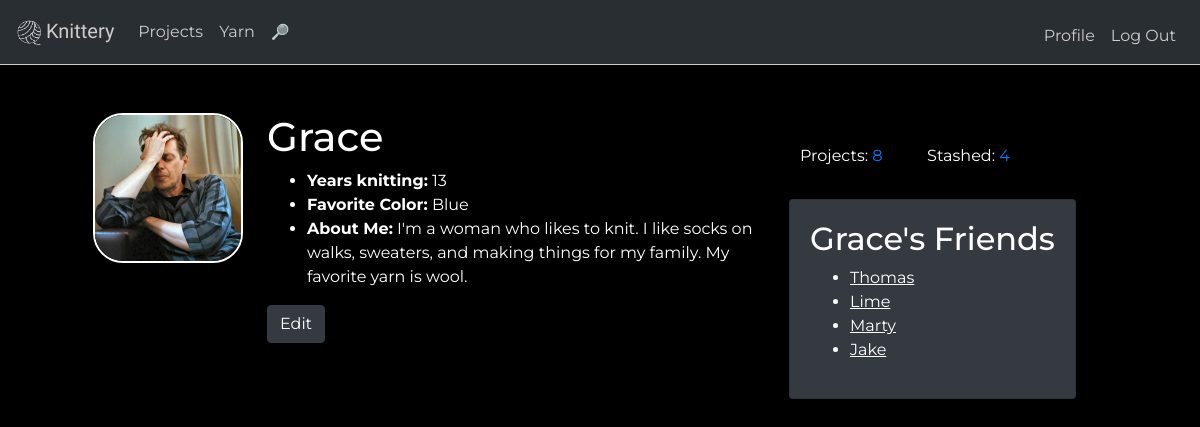
Page /profile/Grace (signed in) on the committed database.
### tables this page shows
CREATE TABLE "users" (
	"id"	integer NOT NULL,
	"name"	text,
	"about_me"	text,
	"years_knitting"	integer,
	"favorite_color"	text,
	"password"	text,
	"pic"	text NOT NULL DEFAULT '/static/profilepics/default.png',
	"hash"	TEXT,
	PRIMARY KEY("id" AUTOINCREMENT)
);

### application.py (the view, shortened to what this page needs)
@app.route("/profile/<user>")
def profileget(user):
    profile = db.execute("SELECT * FROM users WHERE name = :name",
    name=user)
    currentuser_id=getId(session["user"])
    profile_id=getId(user)
    print(profile_id)
    friends_id = db.execute("SELECT friendee FROM friends WHERE friender = :profile_id",
    profile_id=profile_id)
    print(friends_id)
    friends=[]
    fn = 0
    for entry in friends_id:
        friendo = db.execute("SELECT name FROM users WHERE users.id = :friends_id",
        friends_id=friends_id[fn]["friendee"])
        frien = friendo[0]["name"]
        friends.append(frien)
        fn += 1
    print(friends)
    projects = db.execute("SELECT * FROM projects WHERE user_id = :user_id", user_id=profile_id)
    stashed = db.execute("SELECT * FROM yarn WHERE user_id = :user_id GROUP BY name", user_id=profile_id)
    nprojects = len(projects)
    nstashed = len(stashed)
    isfriend = False
    return render_template("profile.html", profile=profile, friends=friends, isfriend=isfriend, nprojects=nprojects, nstashed=nstashed)

### application.py (called while the page is built)
def getId(user):
    currentuser = user
    profile = db.execute("SELECT * FROM users WHERE name = :name",
    name=currentuser)
    currentuser_id=profile[0]["id"]
    return currentuser_id

### templates/profile.html (shortened to what this page needs)
{% extends "layout.html" %}
{% block main %}
<div class="container">
  <div class="row">
      <div class="col-2">
          <img src="{{ profile[0]["pic"] }}" class="profilepic" width="150">
          </div>
    <div class="col-6">
        <h1>{{ profile[0]["name"] }}</h1>
  <ul>
<li><b>Years knitting:</b> {{ profile[0]["years_knitting"] }}</li>
<li><b>Favorite Color:</b> {{ profile[0]["favorite_color"] }}</li>
<li><b>About Me:</b> {{ profile[0]["about_me"]}}</li>
</ul>
{% if profile[0]["name"] == session['user'] %}
<form action="/profile" method="POST">
<button type="submit" class="btn btn-dark">Edit</button>
</form>
{% elif isfriend == False %}
<form action="/addfriend" method="POST">
<button type="submit" class="btn btn-dark" name="addfriend" value="{{ profile[0]["name"] }}">Add friend</button>
</form>
{% else %}
<p>✅  {{ profile[0]["name"] }}  is in your friends </p>
<form action="/removefriend" method="POST">
<button type="submit" class="btn btn-outline-secondary btn-sm" name="removefriend" value="{{ profile[0]["name"] }}">Remove friend</button>
</form>
{% endif %}
<br>
</div>
<div class="col-4">
<div> <table class="proftable">
  <tr>
    <td>Projects: <a href="/projects/{{ profile[0]["name"] }}"> {{ nprojects }}</a></td>
    <td>Stashed: <a href="/yarn/{{ profile[0]["name"] }}">{{ nstashed }} </a></td>
  </tr>
</table> </div>
        <div class="card text-white bg-dark">
            <div class="card-body">
<h2>{{ profile[0]["name"] }}'s Friends</h2>
<ul>
    {% for friend in friends %}
    <li><a href="/profile/{{ friend }}">{{ friend }}</a></li>
    {% endfor %}
</ul>
</div>
</div>
    </div>
  </div>
</div>
{% endblock %}

### static/styles.css (style rules this page uses)
body, html { height: 100% }
body { background-color: black; color: white; font-family: 'Montserrat', sans-serif; }
.card { display:inline-block; }
.card a { color: white; text-decoration: underline; }
.profilepic { border: 2px solid white; border-radius: 20%; }
.proftable { width:80%; margin: 30px 10px; }

### rows in the picture
users: pic (picture), name "Grace", years_knitting "13", favorite_color "Blue", about_me "I'm a woman who likes to knit. I like socks on walks, sweaters, and making things for my family. My favorite yarn is wool."
users: name "Thomas"
users: name "Lime"
users: name "Marty"
users: name "Jake"

### other values in the picture
{{ nprojects }} "8"
{{ nstashed }} "4"
